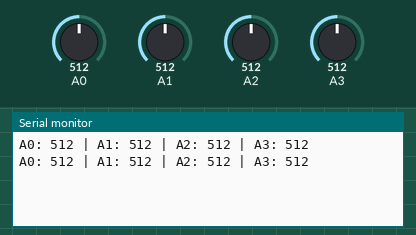
The sketch below on a simulated Arduino Uno, built with avr-gcc and run on an emulated ATmega328P. Parts: the last lines printed to the serial monitor. Inputs (shaded band) come from the test bench; at power-on: A0 = 512, A1 = 512, A2 = 512, A3 = 512.

Above: at 1.8 s.
1.9 s: A0 set to 716
At 2.8 s:
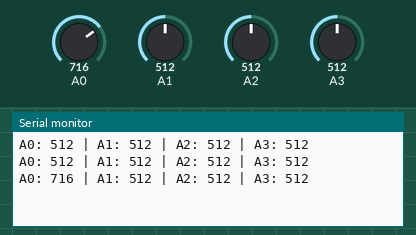
3.4 s: A1 set to 716
At 4.7 s:
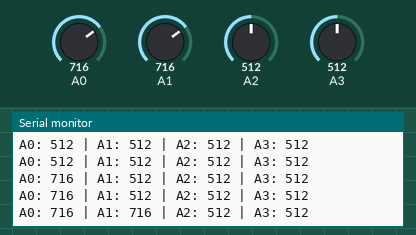
4.9 s: A2 set to 716
At 5.8 s:
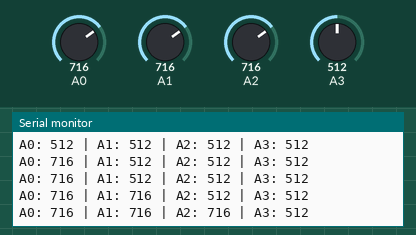
6.4 s: A3 set to 716
At 7.5 s:
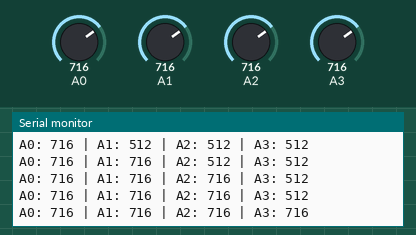
7.9 s: A0 set to 992
At 8.8 s:
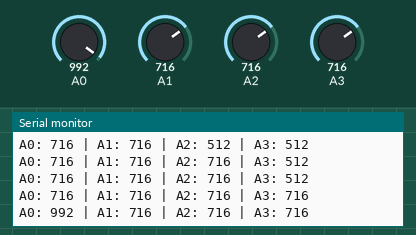
9.4 s: A1 set to 992
At 10.8 s:
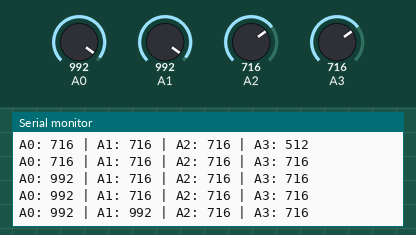
Timing chart, 0 to 11.9 s (numbered marks = the images above; inputs shaded):
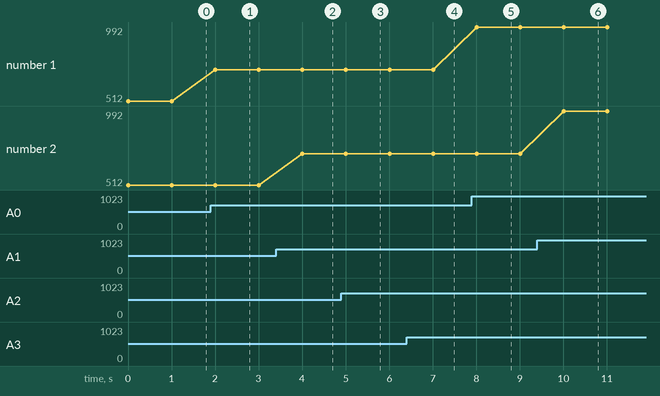

The sketch:

photoresistor_serial_input_test.ino
```cpp
//By Alexandros Tourloukis
//August 15, 2024
void setup() {
  // Initialize serial communication at 9600 baud
  Serial.begin(9600);
}

void loop() {
  // Read analog values from pins A0, A1, A2, and A3
  int valueA0 = analogRead(A0);
  int valueA1 = analogRead(A1);
  int valueA2 = analogRead(A2);
  int valueA3 = analogRead(A3);

  // Print the values to the Serial Monitor
  Serial.print("A0: ");
  Serial.print(valueA0);
  Serial.print(" | A1: ");
  Serial.print(valueA1);
  Serial.print(" | A2: ");
  Serial.print(valueA2);
  Serial.print(" | A3: ");
  Serial.println(valueA3);

  // Wait for 1 second
  delay(1000);
}
```

Measured:
- after the input at 1.9 s, the serial monitor: prints a new line after 0.10 s (image 1)
- after the input at 3.4 s, the serial monitor: prints a new line after 0.61 s (image 2)
- after the input at 4.9 s, the serial monitor: prints a new line after 0.11 s (image 3)
- after the input at 6.4 s, the serial monitor: prints a new line after 0.61 s (image 4)
- after the input at 7.9 s, the serial monitor: prints a new line after 0.11 s (image 5)
- after the input at 9.4 s, the serial monitor: prints a new line after 0.61 s (image 6)
- plotted number 1: 512 → 716 after the input at 1.9 s, 716 → 992 after the input at 7.9 s
